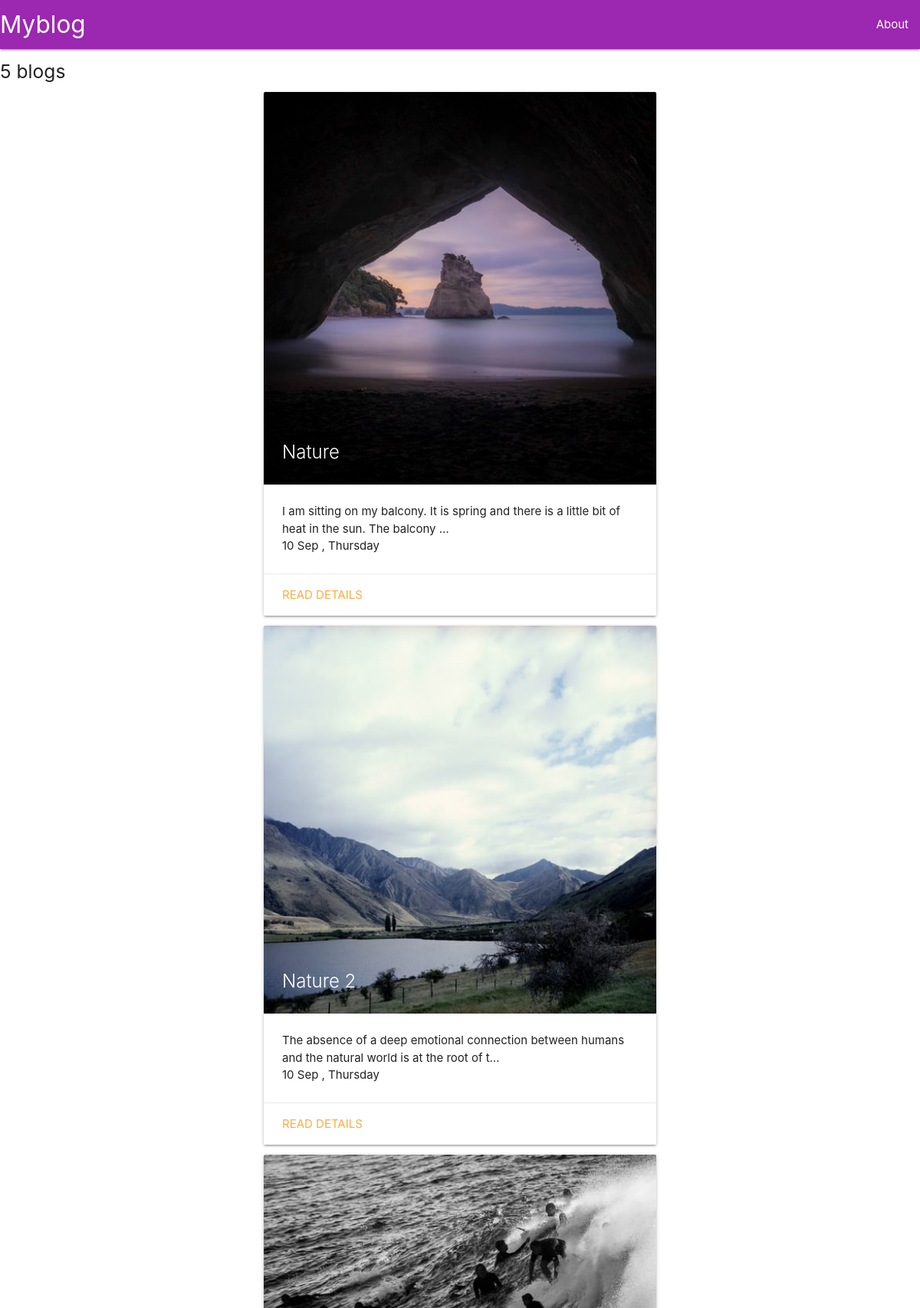
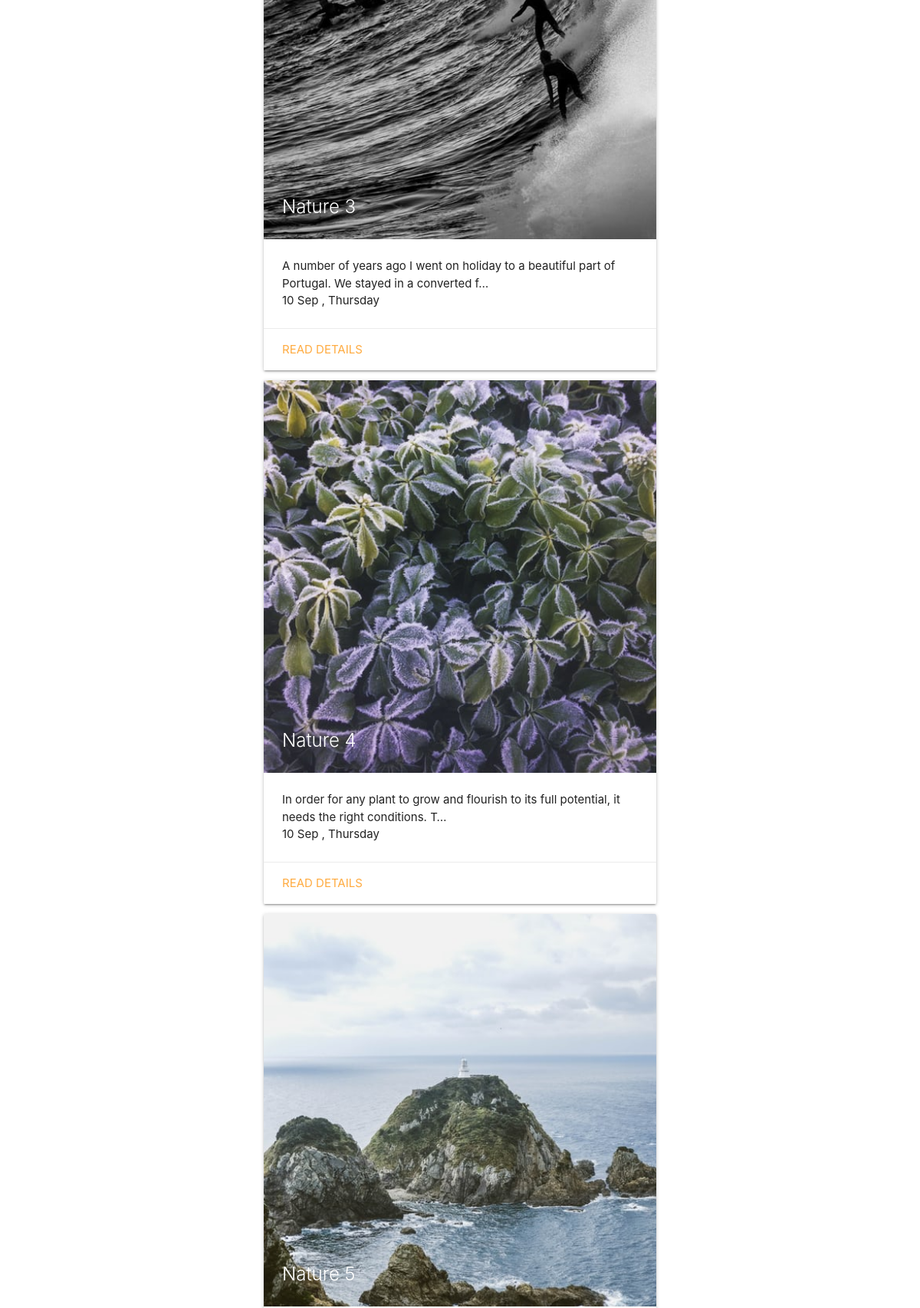
The page / (upper part) on the database its author committed (2 pictures, top to bottom).
### blog/models.py (models this page shows, shortened)
class Blog(models.Model):
    title =models.CharField(max_length=120)
    description = models.TextField()
    image = models.ImageField(upload_to='image')
    date = models.DateField(auto_now=True)

### blog/views.py (the view)
# urls.py: path("",views.home,name='home'),
def home(req):
    blogs=  Blog.objects.order_by("-date")
    return render(req,'home.html',{'blogs':blogs})

### blog/templates/home.html (shortened to what this page needs)
{% extends 'base.html' %}
    {% block body %}
    <h5>{{blogs.count}} blog{{blogs.count|pluralize}}</h5>
     {% for blog in blogs %}
      <div class="card">
          <div class="card-image">
          <img src="{{blog.image.url}}" class="w3-round">
          <span class="card-title">{{blog.title}}</span>
          </div>
          <div class="card-content">
          <p>{{blog.description|truncatechars:100}}</p>
          <p>{{blog.date|date:'d M , l ' }}</p>
          </div>
          <div class="card-action">
          <a href="{% url 'detail' blog.id %}">Read details</a>
          </div>
      </div>
     {% endfor %}
    {% endblock%}

### blog/templates/base.html (shortened to what this page needs)
<!DOCTYPE html>
<html lang="en">
<head>
    <link rel="stylesheet" href="https://cdnjs.cloudflare.com/ajax/libs/materialize/1.0.0/css/materialize.min.css">
    {% load static %}
</head>
<body>
    {% include 'navbar.html' %}
    {%block body%}
    {% endblock%}
</body>
</html>

### blog/templates/navbar.html (shortened to what this page needs)
  <nav>
    <div class="nav-wrapper #9c27b0 purple" >
      <a href="{% url 'home'  %}" class="brand-logo">Myblog</a>
      <ul id="nav-mobile" class="right ">
      <li><a href="{% url 'about'  %}">About</a></li>
      </ul>
    </div>
  </nav>

### blog/templates/base.html (style rules this page uses)
.card { max-width: 512px; margin: 13px auto; justify-content: center; }

### rows shown on the page
Blog: image (picture), title "Nature", description "I am sitting on my balcony. It is spring and there is a little bit of heat in the sun. The balcony …", date "10 Sep , Thursday"
Blog: image (picture), title "Nature 2", description "The absence of a deep emotional connection between humans and the natural world is at the root of t…", date "10 Sep , Thursday"
Blog: image (picture), title "Nature 3", description "A number of years ago I went on holiday to a beautiful part of Portugal. We stayed in a converted f…", date "10 Sep , Thursday"
Blog: image (picture), title "Nature 4", description "In order for any plant to grow and flourish to its full potential, it needs the right conditions. T…", date "10 Sep , Thursday"
Blog: image (picture), title "Nature 5"

### other values the page prints
{{ blogs.count }} "5"
